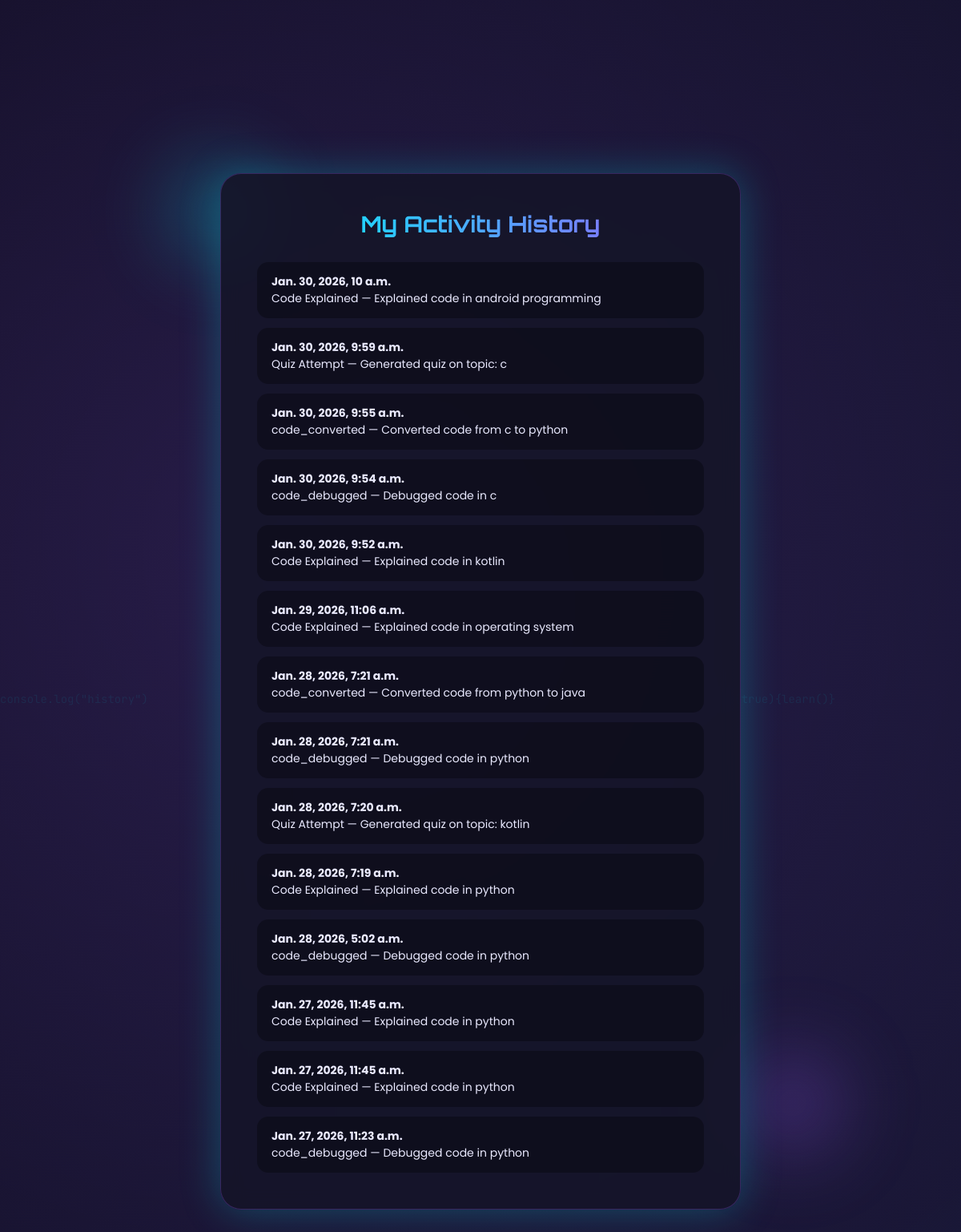
Page /activity/ (signed in) on the committed database.
### activity/models.py (models this page shows, shortened)
class Activity(models.Model):
    ACTION_CHOICES = [
        ("code_explained", "Code Explained"),
        ("debug_request", "Debug Request"),
        ("quiz_attempt", "Quiz Attempt"),
    ]
    user = models.ForeignKey(
        settings.AUTH_USER_MODEL,
        on_delete=models.CASCADE
    )
    action = models.CharField(max_length=50, choices=ACTION_CHOICES)
    description = models.TextField(blank=True)
    timestamp = models.DateTimeField(auto_now_add=True)

### activity/views.py (the view)
# urls.py: path("", activity_history, name="activity_home"),
def activity_history(request):
    if request.user.is_authenticated:
        activities = Activity.objects.filter(user=request.user).order_by("-timestamp")
    else:
        activities = []
    return render(request, "activity/history.html", {"activities": activities})

### templates/activity/history.html (shortened to what this page needs)
<!DOCTYPE html>
<html lang="en">
<head>
</head>
<body>
<div class="orb" style="top:10%;left:15%"></div>
<div class="orb purple" style="bottom:15%;right:10%"></div>
<div class="code-bg">
    <span style="left:10%">console.log("history")</span>
    <span style="left:30%">if(user){track()}</span>
    <span style="left:55%">while(true){learn()}</span>
    <span style="left:75%">function log()</span>
</div>
<div class="activity-card">
    <h2>My Activity History</h2>
    <ul>
        {% for act in activities %}
            <li>
                <strong>{{ act.timestamp }}</strong><br>
                {{ act.get_action_display }} — {{ act.description }}
            </li>
        {% empty %}
            <li class="empty">No activity yet.</li>
        {% endfor %}
    </ul>
</div>
</body>
</html>

### templates/activity/history.html (style rules this page uses)
* { margin:0;padding:0;box-sizing:border-box; }
body { min-height:100vh; font-family:'Poppins',sans-serif; display:flex; justify-content:center; align-items:center; background: radial-gradient(circle at 15% 20%, rgba(155,92,255,.18), transparent 45%), radial-gradient(circle at 85% 80%, rgba(0,245,255,.18), transparent 45%), linear-gradient(120deg,#0b0b1a,#14142e,#0b0b1a); background-size:200% 200%; animation:bgFlow 20s ease infinite; color:#eaeaff; overflow:hidden; }
.orb { position:absolute; width:180px; height:180px; background:radial-gradient(circle, rgba(0,245,255,.35), transparent 70%); filter:blur(45px); animation:orbMove 22s infinite alternate ease-in-out; }
.orb.purple { background:radial-gradient(circle, rgba(155,92,255,.4), transparent 70%); animation-duration:28s; }
.code-bg span { position:absolute; font-family:'JetBrains Mono',monospace; color:rgba(0,245,255,.08); font-size:14px; animation:float 18s linear infinite; }
.activity-card { position:relative; width:650px; max-height:75vh; overflow-y:auto; padding:45px; background:rgba(21,21,40,.88); border-radius:26px; border:1px solid rgba(155,92,255,.25); box-shadow:0 0 50px rgba(0,245,255,.25); backdrop-filter:blur(12px); z-index:2; animation:cardPulse 6s ease-in-out infinite; }
h2 { text-align:center; font-family:'Orbitron',sans-serif; font-size:28px; background:linear-gradient(90deg,#00f5ff,#9b5cff); -webkit-background-clip:text; background-clip:text; -webkit-text-fill-color:transparent; margin-bottom:30px; }
ul { list-style:none; padding:0; margin:0; }
li { background:rgba(0,0,0,.3); border-radius:14px; padding:14px 18px; margin-bottom:12px; font-size:14px; color:#eaeaff; transition:0.3s ease, transform 0.2s ease; }

### rows in the picture
Activity: timestamp "Jan. 30, 2026, 10 a.m.", action "Code Explained", description "Explained code in android programming"
Activity: timestamp "Jan. 30, 2026, 9:59 a.m.", action "Quiz Attempt", description "Generated quiz on topic: c"
Activity: timestamp "Jan. 30, 2026, 9:55 a.m.", action "code_converted", description "Converted code from c to python"
Activity: timestamp "Jan. 30, 2026, 9:54 a.m.", action "code_debugged", description "Debugged code in c"
Activity: timestamp "Jan. 30, 2026, 9:52 a.m.", action "Code Explained", description "Explained code in kotlin"
Activity: timestamp "Jan. 29, 2026, 11:06 a.m.", action "Code Explained", description "Explained code in operating system"
Activity: timestamp "Jan. 28, 2026, 7:21 a.m.", action "code_converted", description "Converted code from python to java"
Activity: timestamp "Jan. 28, 2026, 7:21 a.m.", action "code_debugged", description "Debugged code in python"
Activity: timestamp "Jan. 28, 2026, 7:20 a.m.", action "Quiz Attempt", description "Generated quiz on topic: kotlin"
Activity: timestamp "Jan. 28, 2026, 7:19 a.m.", action "Code Explained", description "Explained code in python"
Activity: timestamp "Jan. 28, 2026, 5:02 a.m.", action "code_debugged", description "Debugged code in python"
Activity: timestamp "Jan. 27, 2026, 11:45 a.m.", action "Code Explained", description "Explained code in python"
Activity: timestamp "Jan. 27, 2026, 11:45 a.m.", action "Code Explained", description "Explained code in python"
Activity: timestamp "Jan. 27, 2026, 11:23 a.m.", action "code_debugged", description "Debugged code in python"
